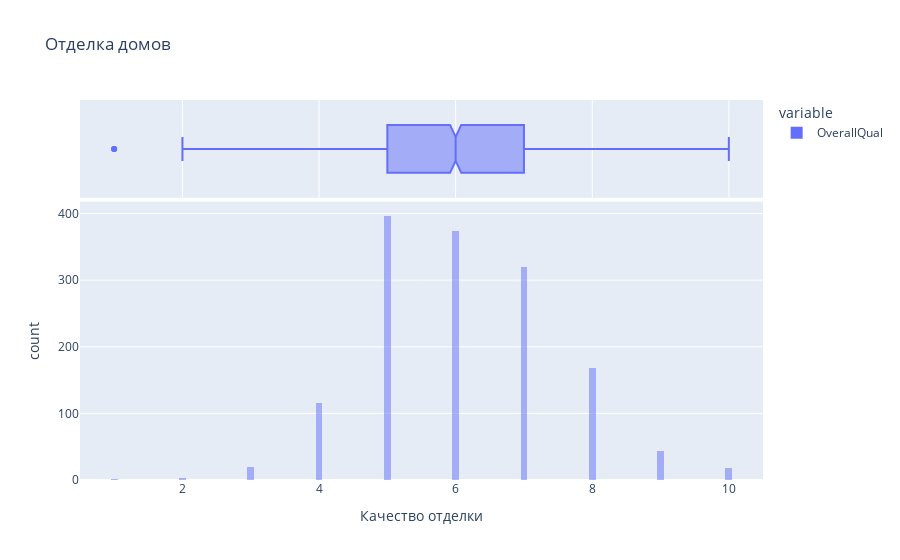

The cell this chart's notebook holds for it:
### Code cell
import plotly.express as px
# Отрисуем интерактивный график
fig = px.histogram(df['OverallQual'],
                   title='Отделка домов',
                   marginal = 'box',
                   nbins =  100,
                   barmode='overlay',
                   labels={"value": "Качество отделки"})

fig.show()

### Figure 1 — Plotly figure (JSON) as saved in the notebook; plotly's stock layout.template omitted (floating-point values rounded to 4 significant figures; data arrays with more than 128 entries replaced by an {"elided": "..."} marker saying what was removed)
{"data": [{"alignmentgroup": "True", "bingroup": "x", "hovertemplate": "variable=OverallQual<br>Качество отделки=%{x}<br>count=%{y}<extra></extra>", "legendgroup": "OverallQual", "marker": {"color": "#636efa", "opacity": 0.5, "pattern": {"shape": ""}}, "name": "OverallQual", "nbinsx": 100, "offsetgroup": "OverallQual", "orientation": "v", "showlegend": true, "type": "histogram", "x": {"elided": "1460 int values"}, "xaxis": "x", "yaxis": "y"}, {"alignmentgroup": "True", "hovertemplate": "variable=OverallQual<br>Качество отделки=%{x}<extra></extra>", "legendgroup": "OverallQual", "marker": {"color": "#636efa"}, "name": "OverallQual", "notched": true, "offsetgroup": "OverallQual", "showlegend": false, "type": "box", "x": {"elided": "1460 int values"}, "xaxis": "x2", "yaxis": "y2"}], "layout": {"autosize": true, "barmode": "overlay", "legend": {"title": {"text": "variable"}, "tracegroupgap": 0}, "title": {"text": "Отделка домов"}, "xaxis": {"anchor": "y", "autorange": true, "domain": [0, 1], "range": [0.5, 10.5], "title": {"text": "Качество отделки"}, "type": "linear"}, "xaxis2": {"anchor": "y2", "autorange": true, "domain": [0, 1], "matches": "x", "range": [0.5, 10.5], "showgrid": true, "showticklabels": false, "type": "linear"}, "yaxis": {"anchor": "x", "autorange": true, "domain": [0, 0.7326], "range": [0, 417.9], "title": {"text": "count"}}, "yaxis2": {"anchor": "x2", "autorange": true, "domain": [0.7426, 1], "matches": "y2", "range": [-0.5, 0.5], "showgrid": false, "showline": false, "showticklabels": false, "ticks": "", "type": "category"}}}
